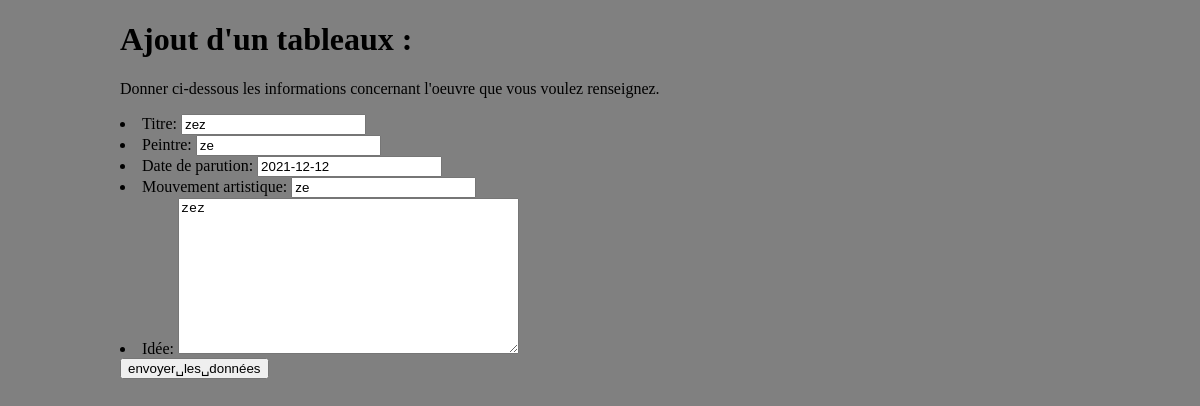
/R209app/update/10/, run on the app's committed database.
### R209app/models.py (models this page shows, shortened)
class tableaux(models.Model):
    titre = models.CharField(max_length=100)
    peintre = models.CharField(max_length = 100)
    date_parution = models.DateField(blank=True, null = True)
    mouvement_artistique = models.CharField(max_length = 100)
    idee = models.TextField(null = True, blank = True)
    def dico(self):
        return {"titre":self.titre, "peintre":self.peintre, "date_parution":self.date_parution, "mouvement_artistique":self.mouvement_artistique, "idee":self.idee}

### R209app/views.py (the view)
# urls.py: path("update/<int:id>/",views.update),
def update(request, id):
     tableaux = models.tableaux.objects.get(pk = id)
     form = tableauxForm(tableaux.dico())
     return render(request, "R209app/ajout.html",{"form": form, "id": id})

### R209app/forms.py
class tableauxForm(ModelForm):
    class Meta:
        model = models.tableaux
        fields = ('titre', 'peintre', 'date_parution', 'mouvement_artistique', 'idee')
        labels = {
            'titre' :_('Titre'),
            'peintre' :_('Peintre'),
            'date_parution' :_('Date de parution'),
            'mouvement_artistique' :_('Mouvement artistique'),
            'idee' :_('Idée'),
        }

### R209app/templates/R209app/ajout.html (shortened to what this page needs)
<!DOCTYPE html>
<html lang="en">
<head>
    {% load static %}
    <link rel="stylesheet" type="text/css" href="{%static 'R209app/ajout.css'%}">
</head>
<body>
  <h1> Ajout d'un tableaux :</h1>
    <p> Donner ci-dessous les informations concernant l'oeuvre que vous voulez renseignez.</p>
     {% if id != '' %}
        <form method="post" action="/R209app/updatetraitement/{{id}}/">
      {% else %}
          <form method="post" action="/R209app/traitement/">
      {% endif %}
     {{ form.as_ul }}
     <input type="submit" value="envoyer␣les␣données"/>
  </form>
</body>
</html>

### R209app/static/R209app/ajout.css (style rules this page uses)
body { background-color: grey; width: 80%; margin: 0 auto; }

### data on the page
tableaux: titre "zez", peintre "ze", date_parution "2021-12-12", mouvement_artistique "ze", idee "zez"
